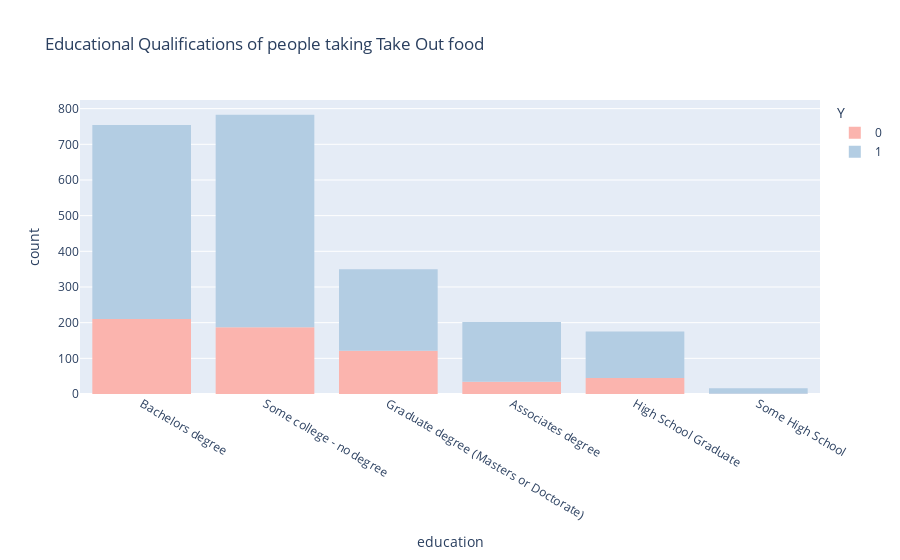

The code cell stored with this chart in its notebook:
### Code cell
px.histogram(carry_df, x='education', color='Y', color_discrete_sequence=px.colors.qualitative.Pastel1, title='Educational Qualifications of people taking Take Out food')

### Figure 1 — Plotly figure (JSON) as saved in the notebook; plotly's stock layout.template omitted (floating-point values rounded to 4 significant figures; data arrays with more than 128 entries replaced by an {"elided": "..."} marker saying what was removed)
{"data": [{"alignmentgroup": "True", "bingroup": "x", "hovertemplate": "Y=0<br>education=%{x}<br>count=%{y}<extra></extra>", "legendgroup": "0", "marker": {"color": "rgb(251,180,174)"}, "name": "0", "offsetgroup": "0", "orientation": "v", "showlegend": true, "type": "histogram", "x": {"elided": "598 str values"}, "xaxis": "x", "yaxis": "y"}, {"alignmentgroup": "True", "bingroup": "x", "hovertemplate": "Y=1<br>education=%{x}<br>count=%{y}<extra></extra>", "legendgroup": "1", "marker": {"color": "rgb(179,205,227)"}, "name": "1", "offsetgroup": "1", "orientation": "v", "showlegend": true, "type": "histogram", "x": {"elided": "1682 str values"}, "xaxis": "x", "yaxis": "y"}], "layout": {"barmode": "relative", "legend": {"title": {"text": "Y"}, "tracegroupgap": 0}, "title": {"text": "Educational Qualifications of people taking Take Out food"}, "xaxis": {"anchor": "y", "domain": [0, 1], "title": {"text": "education"}}, "yaxis": {"anchor": "x", "domain": [0, 1], "title": {"text": "count"}}}}
